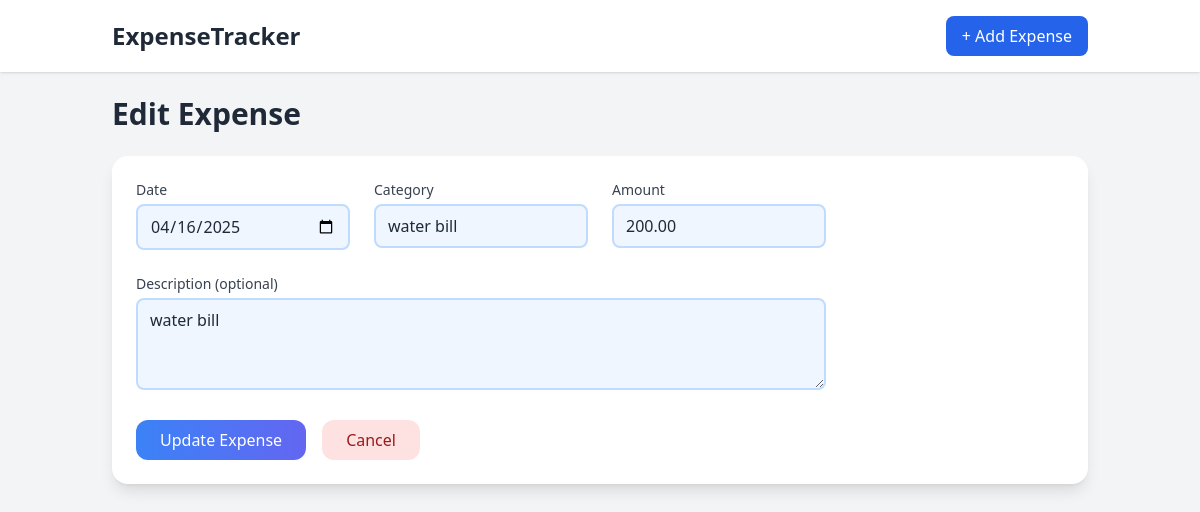
The page /edit/3 on the database its author committed.
### models.py (models this page shows, shortened)
class Expense(db.Model):
    __tablename__ = 'expenses'
    id = db.Column(db.Integer, primary_key=True)
    amount = db.Column(db.Float, nullable=False)
    category = db.Column(db.String(64), nullable=False)
    description = db.Column(db.String(256))
    date = db.Column(db.Date, nullable=False)

### app.py (the view, shortened to what this page needs)
@app.route('/edit/<int:expense_id>', methods=['GET', 'POST'])
def edit_expense(expense_id):
    exp = Expense.query.get_or_404(expense_id)
    return render_template('edit_expense.html', expense=exp)

### templates/edit_expense.html (shortened to what this page needs)
{% extends 'base.html' %}  {% block content %}
<h1 data-aos="fade-down" class="text-3xl font-semibold mb-6">Edit Expense</h1>
<div class="bg-white shadow-lg rounded-2xl p-6 mb-6" data-aos="fade-up" x-data>
  <form
    class="grid grid-cols-1 md:grid-cols-2 lg:grid-cols-4 gap-6"
    method="post"
  >
    <div>
      <label for="date" class="block text-sm font-medium text-gray-700 mb-1"
        >Date</label
      >
      <input
        type="date"
        id="date"
        name="date"
        value="{{ expense.date.strftime('%Y-%m-%d') }}"
        required
        class="w-full bg-blue-50 border-2 border-blue-200 rounded-lg px-3 py-2 focus:ring-2 focus:ring-blue-300 focus:border-blue-500 transition"
      />
    </div>
    <div>
      <label for="category" class="block text-sm font-medium text-gray-700 mb-1"
        >Category</label
      >
      <input
        type="text"
        id="category"
        name="category"
        value="{{ expense.category }}"
        required
        class="w-full bg-blue-50 border-2 border-blue-200 rounded-lg px-3 py-2 focus:ring-2 focus:ring-blue-300 focus:border-blue-500 transition"
      />
    </div>
    <div>
      <label for="amount" class="block text-sm font-medium text-gray-700 mb-1"
        >Amount</label
      >
      <input
        type="number"
        step="0.01"
        id="amount"
        name="amount"
        value="{{ '%.2f'|format(expense.amount) }}"
        required
        class="w-full bg-blue-50 border-2 border-blue-200 rounded-lg px-3 py-2 focus:ring-2 focus:ring-blue-300 focus:border-blue-500 transition"
      />
    </div>
    <div class="md:col-span-2 lg:col-span-3">
      <label
        for="description"
        class="block text-sm font-medium text-gray-700 mb-1"
        >Description (optional)</label
      >
      <textarea
        id="description"
        name="description"
        rows="3"
        placeholder="Describe your expense"
        class="w-full bg-blue-50 border-2 border-blue-200 rounded-lg px-3 py-2 focus:ring-2 focus:ring-blue-300 focus:border-blue-500 transition"
      >
{{ expense.description }}</textarea
      >
    </div>
    <div class="col-span-full flex space-x-4">
      <button
        type="submit"
        class="bg-gradient-to-r from-blue-500 to-indigo-500 text-white px-6 py-2 rounded-xl hover:from-blue-600 hover:to-indigo-600 transition"
      >
        Update Expense
      </button>
      <a
        href="{{ url_for('index') }}"
        class="bg-red-100 text-red-800 px-6 py-2 rounded-xl hover:bg-red-200 transition"
      >
        Cancel
      </a>
    </div>
  </form>
</div>
{% endblock %}

### rows shown on the page
Expense: date "04/16/2025", category "water bill", amount "200.00", description "water bill"
